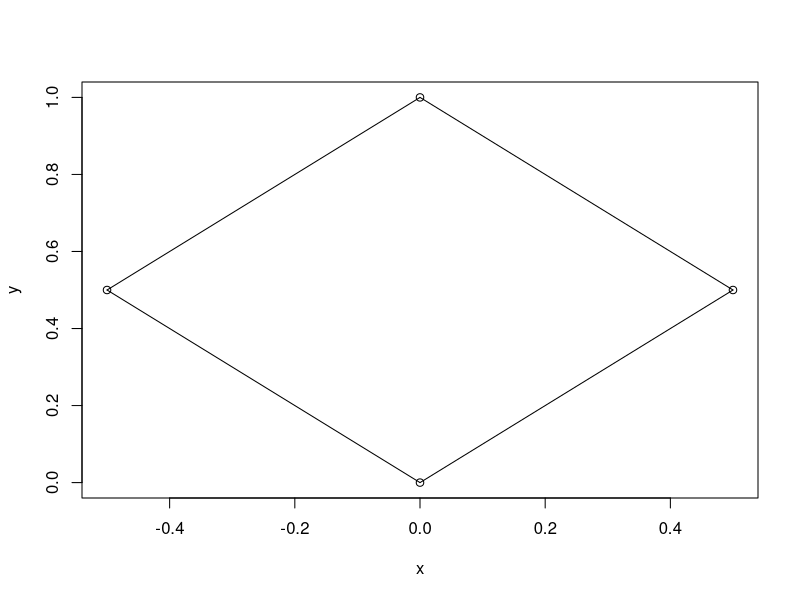
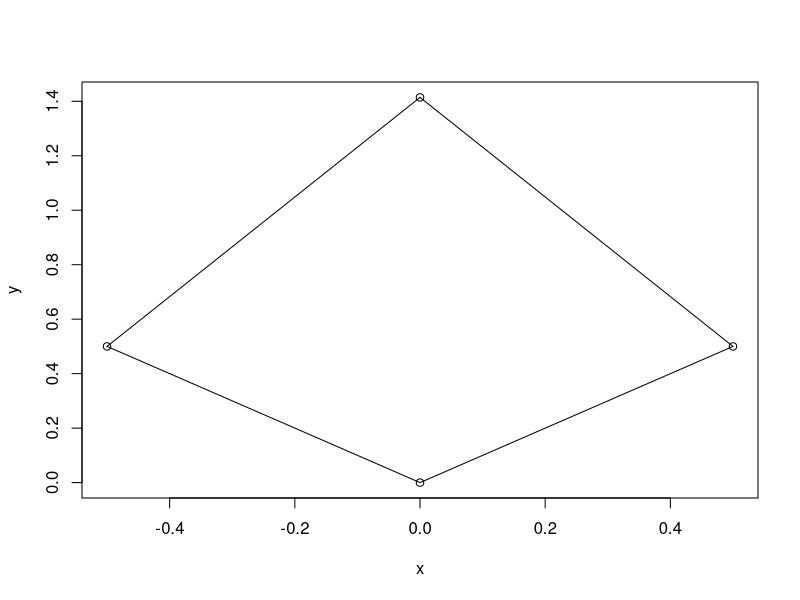

Write the R code that produced these figures, in order.

# Długość linii

length.line <- function(x1, y1, x2, y2){
  if(is.numeric(x1) == FALSE){
    stop("First argument is non-numeric")
  } else if(is.numeric(y1) == FALSE){
    stop("Second argument is non-numeric")
  } else if(is.numeric(x2) == FALSE){
    stop("Third argument is non-numeric")
  } else if(is.numeric(y2) == FALSE){
    stop("Fourth argument is non-numeric")
  } else {
    sqrt(((x2 - x1)^2) + ((y2 - y1)^2))
  }
}

# Kąty

angle.cos <- function(x1, y1, x2, y2, x3, y3){
  
  if(is.numeric(x1) == FALSE){
    stop("First argument is non-numeric")
  } else if(is.numeric(y1) == FALSE){
    stop("Second argument is non-numeric")
  } else if(is.numeric(x2) == FALSE){
    stop("Third argument is non-numeric")
  } else if(is.numeric(y2) == FALSE){
    stop("Fourth argument is non-numeric")
  } else if(is.numeric(x3) == FALSE){
    stop("Fifth argument is non-numeric")
  } else if(is.numeric(y3) == FALSE){
    stop("Sixth argument is non-numeric")
  } else {
    ux1x2 <- c((x2 - x1), (y2 - y1))
    ux2x3 <- c((x3 - x2), (y3 - y2))
    ux1x3 <- c((x3 - x1), (y3 - y1))
    
    ((ux1x2[1] * ux1x3[1]) + (ux1x2[2] * ux1x3[2])) / (sqrt((ux1x2[1])^2 + (ux1x2[2]^2)) * sqrt((ux1x3[1])^2 + (ux1x3[2]^2)))
  }
}

# Kwadrat

# Czy figura może być kwadratem? Warunek na podstawie odległości od wierzchołków.

hwdp_can.sqr <- function(x1, y1, x2, y2, x3, y3, x4, y4){
  a <- length.line(x1, y1, x2, y2)
  b <- length.line(x2, y2, x3, y3)
  c <- length.line(x3, y3, x4, y4)
  d <- length.line(x4, y4, x1, y1)
  
  if(angle.cos(x1, y1, x2, y2, x4, y4) == 0){
    TRUE
  } else {
    FALSE
  }
  if(angle.cos(x2, y2, x3, y3, x1, y1) == 0){
    TRUE
  } else {
    FALSE
  }
  if(angle.cos(x3, y3, x4, y4, x2, y2) == 0){
    TRUE
  } else {
    FALSE
  }
  if(angle.cos(x4, y4, x1, y1, x3, y3) == 0){
    TRUE
  } else {
    FALSE
  }
  if(a == b){
    TRUE
  } else {
    FALSE
  }
  if(a == c){
    TRUE
  } else {
    FALSE
  }
  if(a == d){
    TRUE
  } else {
    FALSE
  }
  if(b == c){
    TRUE
  } else {
    FALSE
  }
  if(b == d){
    TRUE
  } else {
    FALSE
  }
  if(c == d){
    TRUE
  } else {
    FALSE
  }
  
}

hwdp_can.sqr(0,0,1/2*sqrt(1),1/2*sqrt(1),0,sqrt(1),-1/2*sqrt(1),1/2*sqrt(1))

# Obwód kwadratu na podstawie iloczynu jednego z jego boków.

hwdp_par.sqr <- function(x1, y1, x2, y2, x3, y3, x4, y4){
  a <- length.line(x1, y1, x2, y2)
  if (hwdp_can.sqr(x1, y1, x2, y2, x3, y3, x4, y4) == FALSE){
    stop("The geometric figure is not a square") 
  } else {
    a * 4
  }
}  

hwdp_par.sqr(0,0,1/2*sqrt(1),1/2*sqrt(1),0,sqrt(1),-1/2*sqrt(1),1/2*sqrt(1))

# Pole kwadratu na podstawie kwadratu jednego z jego boku. 

hwdp_area.sqr <- function(x1, y1, x2, y2, x3, y3, x4, y4){
  a <- length.line(x1, y1, x2, y2)
  if (hwdp_can.sqr(x1, y1, x2, y2, x3, y3, x4, y4) == FALSE){
    stop("The geometric figure is not a square") 
  } else {
    a ^ 2
  }
} 

hwdp_area.sqr(0,0,1/2*sqrt(1),1/2*sqrt(1),0,sqrt(1),-1/2*sqrt(1),1/2*sqrt(1))

# Długość przekątnej kwadratu obliczana na podstawie długości jednego
# z jego boków. 

hwdp_dia.sqr <- function(x1, y1, x2, y2, x3, y3, x4, y4){
  a <- length.line(x1, y1, x2, y2)
  if (hwdp_can.sqr(x1, y1, x2, y2, x3, y3, x4, y4) == FALSE){
    stop("The geometric figure is not a square") 
  } else {
    a * sqrt(2)
  }
} 

hwdp_dia.sqr(0,0,1/2*sqrt(1),1/2*sqrt(1),0,sqrt(1),-1/2*sqrt(1),1/2*sqrt(1))

# Rysowanie kwadratu na podstawie współrzędnych jego wierzchołków.

hwdp_plot.sqr <- function(x1, y1, x2, y2, x3, y3, x4, y4){
  x <- c(x1, x2, x3, x4)
  y <- c(y1, y2, y3, y4)
  plot(x, y)
  lines(c(x[1], x[2]), c(y[1], y[2]))
  lines(c(x[2], x[3]), c(y[2], y[3]))
  lines(c(x[3], x[4]), c(y[3], y[4]))
  lines(c(x[4], x[1]), c(y[4], y[1]))
}

hwdp_plot.sqr(0,0,1/2*sqrt(1),1/2*sqrt(1),0,sqrt(1),-1/2*sqrt(1),1/2*sqrt(1)) 

# Czworobok

# Obliczanie obwodu czworoboku na podstawie odległości wierzchołków.

hwdp_par.pol <- function(x1, y1, x2, y2, x3, y3, x4, y4){
  a <- length.line(x1, y1, x2, y2)
  b <- length.line(x2, y2, x3, y3)
  c <- length.line(x3, y3, x4, y4)
  d <- length.line(x4, y4, x1, y1)
    a + b + c + d
} 

# Rysowanie czworoboku na podstawie współrzędnych jego wierzchołków.

hwdp_plot.pol <- function(x1, y1, x2, y2, x3, y3, x4, y4){
  x <- c(x1, x2, x3, x4)
  y <- c(y1, y2, y3, y4)
  plot(x, y)
  lines(c(x[1], x[2]), c(y[1], y[2]))
  lines(c(x[2], x[3]), c(y[2], y[3]))
  lines(c(x[3], x[4]), c(y[3], y[4]))
  lines(c(x[4], x[1]), c(y[4], y[1]))
}


# Prostokąt.

# Czy figura jest prostokątem?

hwdp_can.rec <- function(x1, y1, x2, y2, x3, y3, x4, y4){
  a <- length.line(x1, y1, x2, y2)
  b <- length.line(x2, y2, x3, y3)
  c <- length.line(x3, y3, x4, y4)
  d <- length.line(x4, y4, x1, y1)
  if(angle.cos(x1, y1, x2, y2, x4, y4) == 0){
    TRUE
  } else {
    FALSE
  }
  if(angle.cos(x2, y2, x3, y3, x1, y1) == 0){
    TRUE
  } else {
    FALSE
  }
  if(angle.cos(x3, y3, x4, y4, x2, y2) == 0){
    TRUE
  } else {
    FALSE
  }
  if(angle.cos(x4, y4, x1, y1, x3, y3) == 0){
    TRUE
  } else {
    FALSE
  }
  if (a == c){
    TRUE
  } else {
    FALSE
  }
  if (b == d){
    TRUE
  } else {
    FALSE
  }
}

hwdp_can.rec(0,0,4,0,4,5,0,5)

# Obwód prostokąta na podstawie sumy odległości wierzchołków. 

hwdp_par.rec <- function(x1, y1, x2, y2, x3, y3, x4, y4){
  a <- length.line(x1, y1, x2, y2)
  b <- length.line(x2, y2, x3, y3)
  if (hwdp_can.rec(x1, y1, x2, y2, x3, y3, x4, y4) == FALSE){
    stop("The geometric figure is not a rectangle") 
  } else {
    2 * a + 2 * b
  }
} 

# Pole prostokąta na podstawie iloczynu jego boków.

hwdp_area.rec <- function(x1, y1, x2, y2, x3, y3, x4, y4){
  a <- length.line(x1, y1, x2, y2)
  b <- length.line(x2, y2, x3, y3)
  if (hwdp_can.rec(x1, y1, x2, y2, x3, y3, x4, y4) == FALSE){
    stop("The geometric figure is not a rectangle") 
  } else {
    a * b
  }
} 

hwdp_dia.rec <- function(x1, y1, x2, y2, x3, y3, x4, y4){
  a <- length.line(x1, y1, x2, y2)
  b <- length.line(x2, y2, x3, y3)
  if (hwdp_can.rec(x1, y1, x2, y2, x3, y3, x4, y4) == FALSE){
    stop("The geometric figure is not a rectangle") 
  } else {
    sqrt(a ^ 2 * b ^ 2)
  }
} 


hwdp_plot.rec <- function(x1, y1, x2, y2, x3, y3, x4, y4){
  x <- c(x1, x2, x3, x4)
  y <- c(y1, y2, y3, y4)
  plot(x, y)
  lines(c(x[1], x[2]), c(y[1], y[2]))
  lines(c(x[2], x[3]), c(y[2], y[3]))
  lines(c(x[3], x[4]), c(y[3], y[4]))
  lines(c(x[4], x[1]), c(y[4], y[1]))
}

hwdp_plot.pol(0,0,1/2*sqrt(1),1/2*sqrt(1),0,sqrt(2),-1/2*sqrt(1),1/2*sqrt(1))